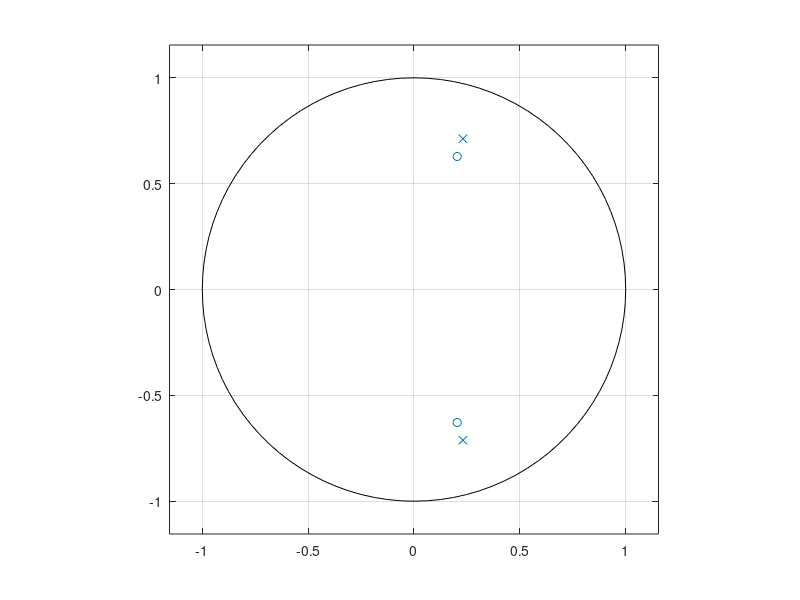
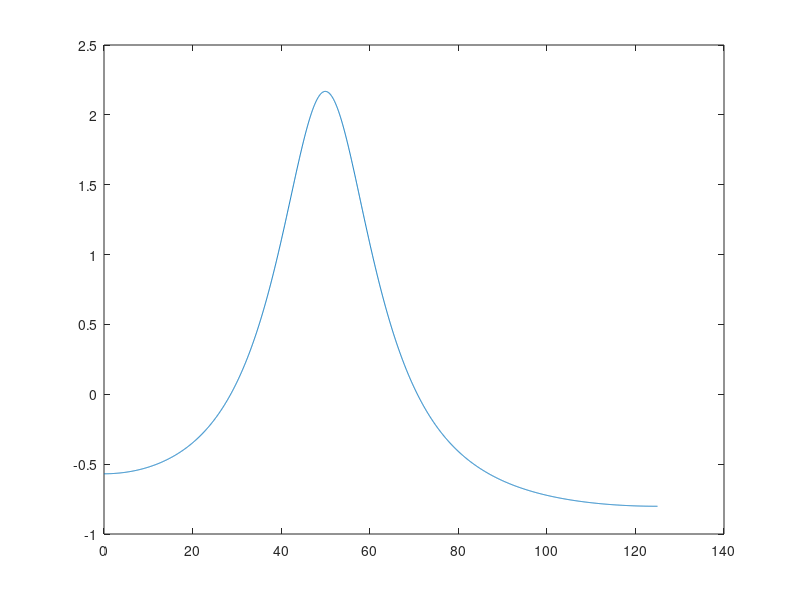
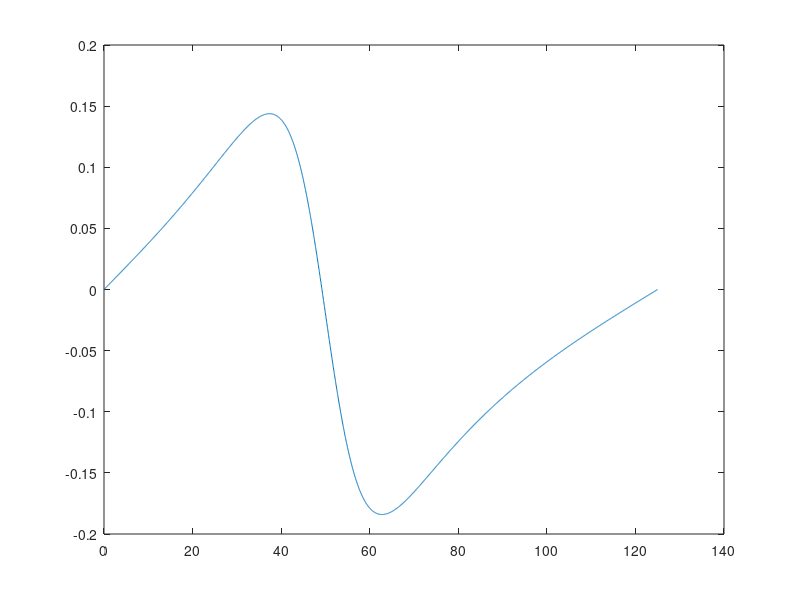

The MATLAB script that drew these images, in order:
clc;clear;close all

% fs=250;
% f1=50/fs;
% f2=100/fs;
% w1=f1*2*pi;
% w2=f2*pi*2;
% rp=1-pi/25;
% rz=1;
% 
% z1=rz*exp(1j*w1);
% z2=rz*exp(1j*w2);
% p1=rp*exp(1j*w1);
% p2=rp*exp(1j*w2);
% 
% Z=[z1,z2,conj(z1),conj(z2)];
% P=[p1,p2,conj(p1),conj(p2)];
% 
% [b,a]=zp2tf(Z',P,1);
% 
% figure
% zplane(b,a)
% 
% w=0:0.001:pi;
% z=exp(1j*w);
% H=(z-z1).*(z-conj(z1)).*(z-z2).*(z-conj(z2))./((z-p1).*(z-conj(p1)).*(z-p2).*(z-conj(p2)));
% 
% figure
% plot(w/2/pi*fs,20*log10(abs(H)))
% 
% figure
% plot(w/2/pi*fs,angle(H))

fs=250;
fn=50/fs;
wn=fn*2*pi;
rp=1-20/250*pi;
rz=1-27/250*pi;

z=rz*exp(1j*wn);
p=rp*exp(1j*wn);

Z=[z,conj(z)];
P=[p,conj(p)];

[b,a]=zp2tf(Z',P,1);

figure
zplane(b,a)

w=0:0.001:pi;
zz=exp(1j*w);
H=(zz-z).*(zz-conj(z))./((zz-p).*(zz-conj(p)));

figure
plot(w/2/pi*fs,20*log10(abs(H)))

figure
plot(w/2/pi*fs,angle(H))